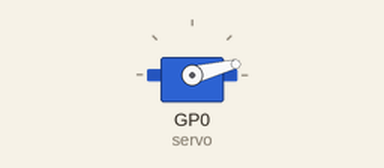
Simulated run of this program. Board: Raspberry Pi Pico running MicroPython. Parts: servo. Servo angles are drawn from the pulse width (0.5 ms = 0°, 2.5 ms = 180°); what the program prints to the serial console is not drawn.

Above: at 0.1 s.
Timing chart, 0 to 1.6 s (numbered marks = the images above):
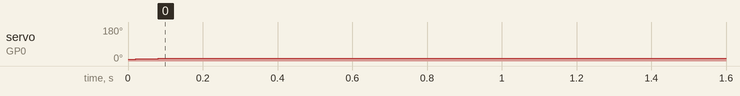

The program:

barrera.py
```python
import machine
import utime

servo = machine.PWM(machine.Pin(0))   # Señal de control del servo conectada a para GPIO0 (pin 1)
servo.freq(50)                        # Período de PWM de 20 ms (50 Hz)

sensor_ir = machine.Pin(1,machine.Pin.IN, machine.Pin.PULL_UP)

grados_servo = 0

# Conversión de grados a duty cycle en
def duty_u16(deg):
    duty_0_deg = 2000                 # Rango [0,180] -> [1000,9000]
    duty_180_deg = 8000
    return int(duty_0_deg + (duty_180_deg-duty_0_deg)*(deg/180))

def movimiento_progresivo(grados):
    global grados_servo
    diferencia = grados - grados_servo
    sign = 1
    if diferencia < 0:
        sign = -1
    while diferencia != 0:
        grados_servo = grados_servo + sign
        servo.duty_u16(duty_u16(grados_servo))
        diferencia = grados - grados_servo
        utime.sleep(0.02)

def barrera_abre():
    movimiento_progresivo(90)
    print("abierto")

def barrera_cierra():
    movimiento_progresivo(4)
    print("cerrado")

def sensor_ir_handler(pin):
    barrera_abre()

servo.duty_u16(duty_u16(grados_servo))
barrera_cierra()
sensor_ir.irq(trigger=machine.Pin.IRQ_FALLING, handler=sensor_ir_handler)

while True:
    if sensor_ir.value() == 1:
        barrera_cierra()
    utime.sleep(2)
```
